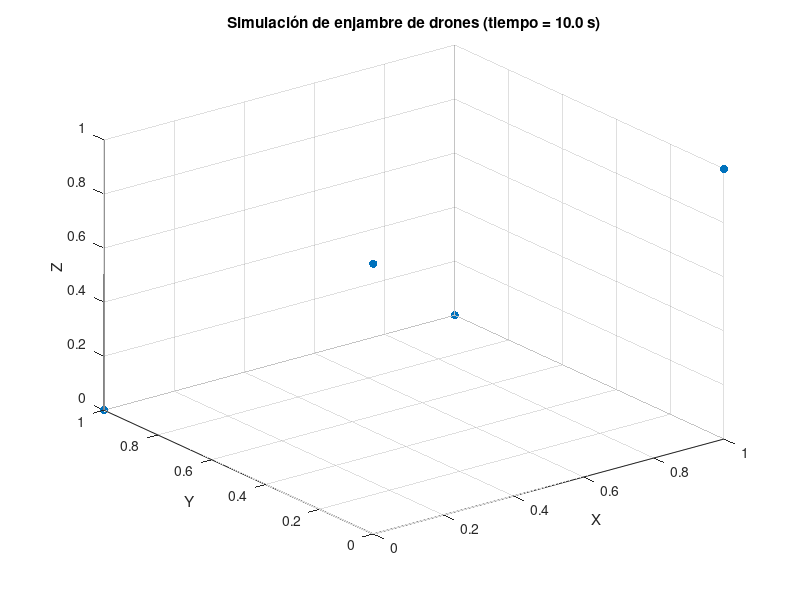

This chart was generated by the following MATLAB code:
% Parámetros de la simulación
num_drones = 5; % Número de drones
tiempo_simulacion = 10; % Tiempo total de simulación en segundos
dt = 0.1; % Paso de tiempo en segundos
densidad = 5e5; % Densidad de drones por metro cúbico

% Posiciones iniciales aleatorias de los drones
posiciones = rand(num_drones, 3); % Coordenadas x, y, z aleatorias entre 0 y 1

% Simulación del movimiento de los drones
for t = 0:dt:tiempo_simulacion
    % Calcula la velocidad media de los drones en función de la densidad
    velocidad_media = densidad * 0.1; % Ajusta el factor según sea necesario
    
    % Actualiza las posiciones de los drones en función de su velocidad media
    posiciones = posiciones + velocidad_media * dt * randn(num_drones, 3);
    
    % Limita las posiciones de los drones al espacio entre 0 y 1 (opcional)
    posiciones = min(max(posiciones, 0), 1);
    
    % Gráfica de los drones en cada paso de tiempo
    scatter3(posiciones(:, 1), posiciones(:, 2), posiciones(:, 3), 'filled');
    xlim([0 1]); ylim([0 1]); zlim([0 1]); % Ajusta los límites de los ejes
    xlabel('X'); ylabel('Y'); zlabel('Z'); % Etiquetas de los ejes
    title(sprintf('Simulación de enjambre de drones (tiempo = %.1f s)', t));
    drawnow; % Actualiza la gráfica
end
